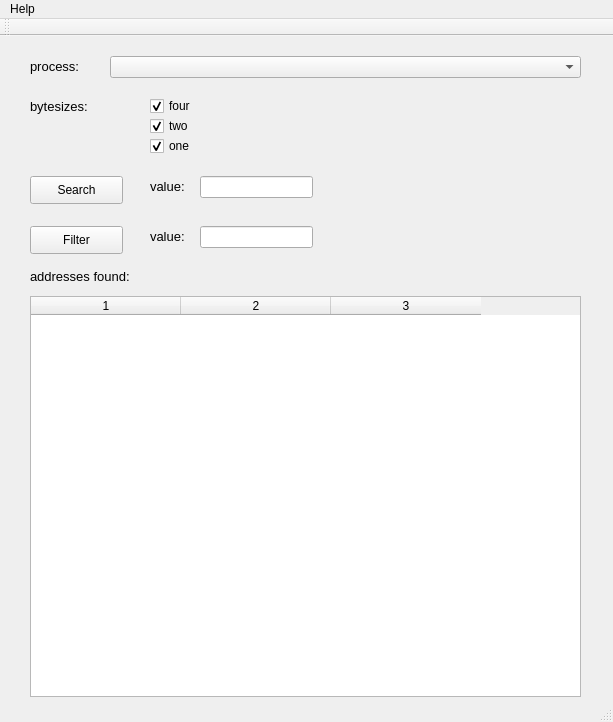
<?xml version="1.0" encoding="UTF-8"?>
<ui version="4.0">
 <class>processtrainerClass</class>
 <widget class="QMainWindow" name="processtrainerClass">
  <property name="geometry">
   <rect>
    <x>0</x>
    <y>0</y>
    <width>613</width>
    <height>722</height>
   </rect>
  </property>
  <property name="windowTitle">
   <string>processtrainer</string>
  </property>
  <widget class="QWidget" name="centralWidget">
   <widget class="QLabel" name="label">
    <property name="geometry">
     <rect>
      <x>30</x>
      <y>10</y>
      <width>71</width>
      <height>41</height>
     </rect>
    </property>
    <property name="font">
     <font>
      <pointsize>10</pointsize>
      <weight>50</weight>
      <bold>false</bold>
     </font>
    </property>
    <property name="text">
     <string>process:</string>
    </property>
   </widget>
   <widget class="QComboBox" name="comboBox">
    <property name="geometry">
     <rect>
      <x>110</x>
      <y>20</y>
      <width>471</width>
      <height>22</height>
     </rect>
    </property>
   </widget>
   <widget class="QPushButton" name="pushButton">
    <property name="geometry">
     <rect>
      <x>30</x>
      <y>140</y>
      <width>93</width>
      <height>28</height>
     </rect>
    </property>
    <property name="text">
     <string>Search</string>
    </property>
   </widget>
   <widget class="QLineEdit" name="lineEdit">
    <property name="geometry">
     <rect>
      <x>200</x>
      <y>140</y>
      <width>113</width>
      <height>22</height>
     </rect>
    </property>
   </widget>
   <widget class="QLabel" name="label_3">
    <property name="geometry">
     <rect>
      <x>150</x>
      <y>130</y>
      <width>51</width>
      <height>41</height>
     </rect>
    </property>
    <property name="font">
     <font>
      <pointsize>10</pointsize>
      <weight>50</weight>
      <bold>false</bold>
     </font>
    </property>
    <property name="text">
     <string>value:</string>
    </property>
   </widget>
   <widget class="QPushButton" name="pushButton_2">
    <property name="geometry">
     <rect>
      <x>30</x>
      <y>190</y>
      <width>93</width>
      <height>28</height>
     </rect>
    </property>
    <property name="text">
     <string>Filter</string>
    </property>
   </widget>
   <widget class="QLabel" name="label_4">
    <property name="geometry">
     <rect>
      <x>30</x>
      <y>220</y>
      <width>261</width>
      <height>41</height>
     </rect>
    </property>
    <property name="font">
     <font>
      <pointsize>10</pointsize>
      <weight>50</weight>
      <bold>false</bold>
     </font>
    </property>
    <property name="text">
     <string>addresses found:</string>
    </property>
   </widget>
   <widget class="QLabel" name="label_6">
    <property name="geometry">
     <rect>
      <x>150</x>
      <y>180</y>
      <width>51</width>
      <height>41</height>
     </rect>
    </property>
    <property name="font">
     <font>
      <pointsize>10</pointsize>
      <weight>50</weight>
      <bold>false</bold>
     </font>
    </property>
    <property name="text">
     <string>value:</string>
    </property>
   </widget>
   <widget class="QLineEdit" name="lineEdit_2">
    <property name="geometry">
     <rect>
      <x>200</x>
      <y>190</y>
      <width>113</width>
      <height>22</height>
     </rect>
    </property>
   </widget>
   <widget class="QTableWidget" name="tableWidget">
    <property name="geometry">
     <rect>
      <x>30</x>
      <y>260</y>
      <width>551</width>
      <height>401</height>
     </rect>
    </property>
    <property name="columnCount">
     <number>3</number>
    </property>
    <attribute name="horizontalHeaderDefaultSectionSize">
     <number>150</number>
    </attribute>
    <column/>
    <column/>
    <column/>
   </widget>
   <widget class="QLabel" name="label_2">
    <property name="geometry">
     <rect>
      <x>340</x>
      <y>60</y>
      <width>241</width>
      <height>181</height>
     </rect>
    </property>
    <property name="text">
     <string/>
    </property>
    <property name="pixmap">
     <pixmap resource="processtrainer.qrc">:/processtrainer/systemerror.JPG</pixmap>
    </property>
   </widget>
   <widget class="QCheckBox" name="checkBox">
    <property name="geometry">
     <rect>
      <x>150</x>
      <y>60</y>
      <width>81</width>
      <height>20</height>
     </rect>
    </property>
    <property name="text">
     <string>four</string>
    </property>
    <property name="checked">
     <bool>true</bool>
    </property>
   </widget>
   <widget class="QLabel" name="label_5">
    <property name="geometry">
     <rect>
      <x>30</x>
      <y>50</y>
      <width>111</width>
      <height>41</height>
     </rect>
    </property>
    <property name="font">
     <font>
      <pointsize>10</pointsize>
      <weight>50</weight>
      <bold>false</bold>
     </font>
    </property>
    <property name="text">
     <string>bytesizes:</string>
    </property>
   </widget>
   <widget class="QCheckBox" name="checkBox_2">
    <property name="geometry">
     <rect>
      <x>150</x>
      <y>80</y>
      <width>81</width>
      <height>20</height>
     </rect>
    </property>
    <property name="text">
     <string>two</string>
    </property>
    <property name="checked">
     <bool>true</bool>
    </property>
   </widget>
   <widget class="QCheckBox" name="checkBox_3">
    <property name="geometry">
     <rect>
      <x>150</x>
      <y>100</y>
      <width>81</width>
      <height>20</height>
     </rect>
    </property>
    <property name="text">
     <string>one</string>
    </property>
    <property name="checked">
     <bool>true</bool>
    </property>
   </widget>
  </widget>
  <widget class="QToolBar" name="mainToolBar">
   <attribute name="toolBarArea">
    <enum>TopToolBarArea</enum>
   </attribute>
   <attribute name="toolBarBreak">
    <bool>false</bool>
   </attribute>
  </widget>
  <widget class="QStatusBar" name="statusBar"/>
  <widget class="QMenuBar" name="menuBar">
   <property name="geometry">
    <rect>
     <x>0</x>
     <y>0</y>
     <width>613</width>
     <height>26</height>
    </rect>
   </property>
   <widget class="QMenu" name="menuHelp">
    <property name="title">
     <string>Help</string>
    </property>
    <addaction name="actionHelp"/>
    <addaction name="actionInfo"/>
   </widget>
   <addaction name="menuHelp"/>
  </widget>
  <action name="actionInfo">
   <property name="text">
    <string>Info</string>
   </property>
  </action>
  <action name="actionquit">
   <property name="text">
    <string>quit</string>
   </property>
  </action>
  <action name="actionHelp">
   <property name="text">
    <string>Help</string>
   </property>
  </action>
 </widget>
 <layoutdefault spacing="6" margin="11"/>
 <resources>
  <include location="processtrainer.qrc"/>
 </resources>
 <connections/>
</ui>
